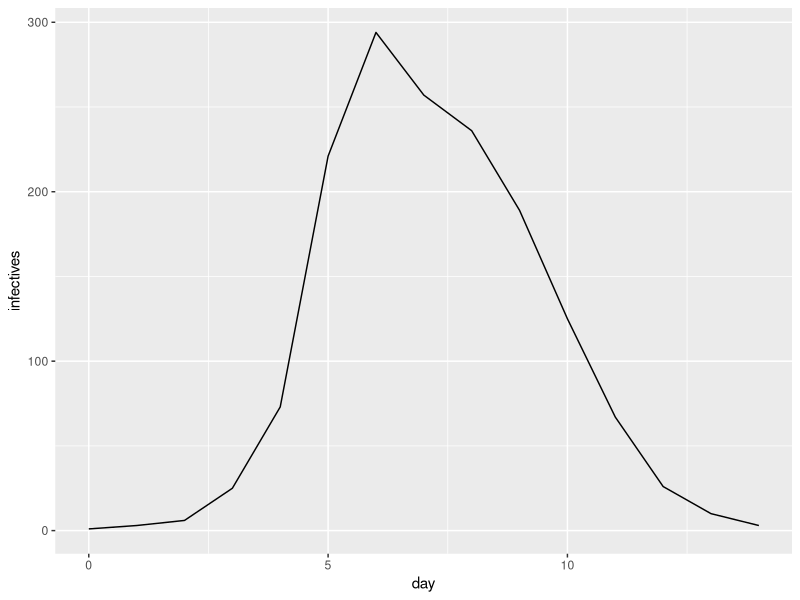

Write the R code that produced this figure. (Note: this script raises an error after producing the figure.)
library(ggplot2)
library(MASS)

y = c(1,3,6,25,73,221,294,257,236,189,125,67,26,10,3)
df = data.frame(day = c(0:14), infectives = c(1,3,6,25,73,221,294,257,236,189,125,67,26,10,3))
p = ggplot(df, aes(x=day, y=infectives)) + geom_line()
p # plot time series of the number of infectives




# param = (B, y)'
# dt = timestep
# x0 = initial value
# endT = max timestep
odesim=function(param,dt,x0,endT)
{
  n = endT/dt
  x = matrix(0,nrow=n+1,ncol=2)
  x[1,] = x0 
  for (i in 2:(n+1)) 
  {
    #right hand side of ODE system
    RHS1 = -param[1]*x[i-1,1]*x[i-1,2]
    RHS2 = param[1]*x[i-1,1]*x[i-1,2]-param[2]*x[i-1,2]
    #time step ODE system
    x[i,] = x[i-1,] + c(RHS1,RHS2)*dt
  }
  return(x)
}

loglike=function(theta,data,dt,x0)
{
  n = length(data)
  incr = 1/dt
  out = odesim(exp(theta),dt,x0,n-1)
  out = out[1+(0:(n-1))*incr,2] #assume obs are infecteds
  return(sum(dnorm(data,out,exp(theta[3]),log=TRUE)))
}

logprior = function(theta) {
  return(sum(dnorm(theta, log=TRUE)))
}

MH=function(N,data,dt,Sigma,init,x0)
{
  theta.mat = matrix(0,nrow=N,ncol=3)
  theta.mat[1,] = init
  curr = init
  count = 0
  for (j in 2:N) 
  {
    can = mvrnorm(1,curr,Sigma) #proposal 
    #Evaluate log acceptance probability
    curr.star = theta.mat[j,]
    a = logprior(curr.star)-loglike(curr.star, data, dt, x0)
    b = logprior(curr)-loglike(curr, data, dt, x0)
    laprob =    
      if (log(runif(1)) < laprob) #Accept with the correct prob.
      {
        curr = can; #chain moves
        count = count + 1 #add one to acceptance counter
      }
    theta.mat[j,] = curr
  }
  print(count/(N-1)) # empirical acceptance prob
  return(theta.mat)
}

out = MH(N=1000, data=df, dt=0.1, Sigma=diag(0.001,3,3), init=c(-6,log(0.5),2.5), x0=c(762,1))
hist(out)







